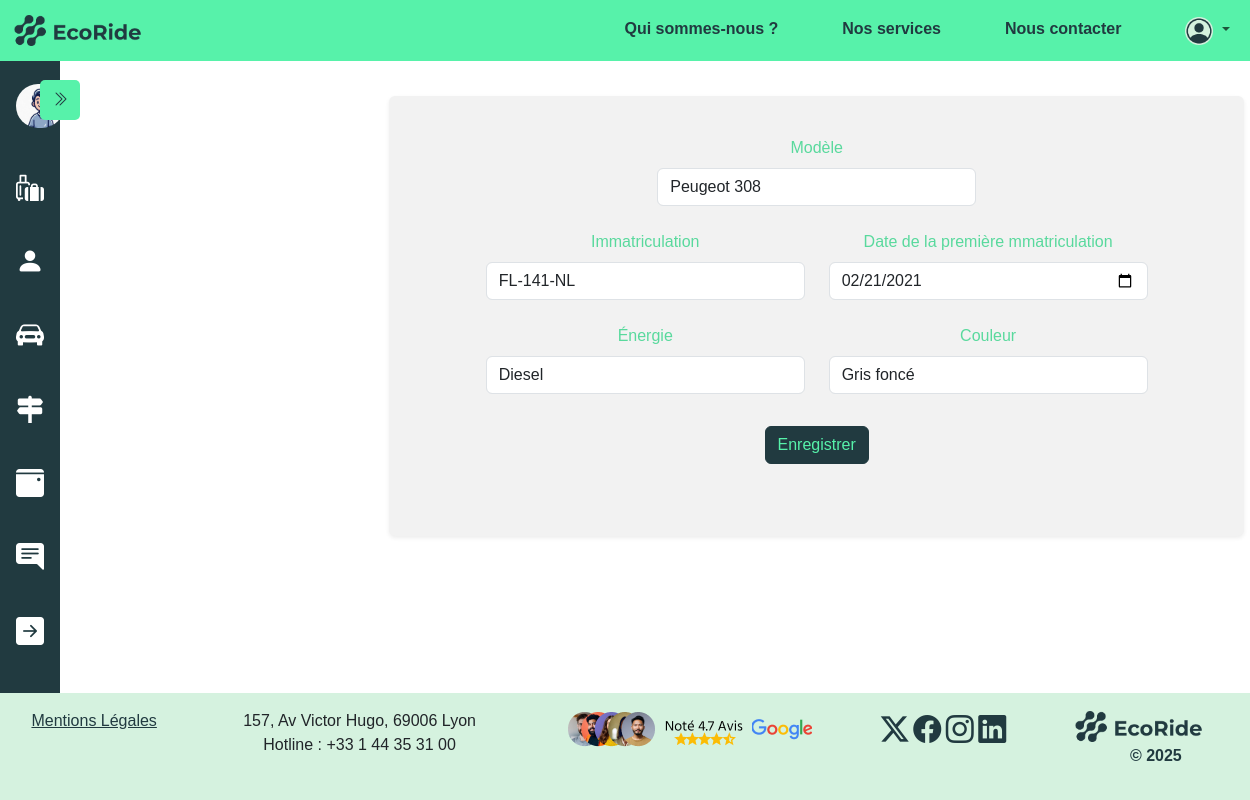
The page /index.php?page=editVoitures&id=1 (signed in) on the database its author committed.
### tables this page shows
CREATE TABLE `voiture` (
  `voiture_id` int(11) NOT NULL,
  `utilisateur_id` int(11) NOT NULL,
  `modele` varchar(100) NOT NULL,
  `immatriculation` varchar(20) NOT NULL,
  `energie` varchar(50) NOT NULL,
  `couleur` varchar(50) NOT NULL,
  `date_immatriculation` date NOT NULL
);

### backend/controllers/voitureController.php (called while the page is built, shortened)
<?php
require_once __DIR__ . '/../database/db.php';
require_once __DIR__ .'/../models/voitureModel.php';
$voitureModel = new Voiture($conn);
if (isset($_GET['id'])) {
    $voiture_id = $_GET['id'];
    $voiture = $voitureModel->getVoitureById($voiture_id);
}
?>

### backend/models/voitureModel.php (called while the page is built, shortened)
<?php
class Voiture {
    private $conn;
    public function __construct($db) {
        $this->conn = $db;
    }
    public function getVoitureById($voiture_id) {
        $sql = "SELECT * FROM voiture WHERE voiture_id = ?";
        $stmt = $this->conn->prepare($sql);
        $stmt->bind_param("i", $voiture_id);
        $stmt->execute();
        $result = $stmt->get_result();
        return $result->fetch_assoc();
    }
}
?>

### views/editVoitures.php (the view, shortened to what this page needs)
<?php
require_once '/home/ecoriders/backend/database/db.php';
require_once '/home/ecoriders/backend/models/voitureModel.php';
require_once '/home/ecoriders/backend/controllers/voitureController.php';
?>
<div class="container d-flex flex-column offset-md-1 mt-5">
    <div class="row justify-content-center mb-4">
        <div class="col-md-9 offset-md-2 mt-5 mb-5 offset-md-3 shadow-sm rounded" style="background-color: #F2F2F2;">
            <form id="form-voiture" class="mb-5 mt-3 p-3 text-center rounded" action="index.php?page=editVoitures&id=<?= $voiture['voiture_id'];?>" method="POST">
                <div class="row mb-2 justify-content-center">
                    <div class="col-md-5 py-2 text-center align-self-end">
                        <label for="model" class="form-label text-secondary">Modèle</label>
                        <input type="text" class="form-control" name="modele" id="modele" placeholder="Modèle*" value="<?= $voiture['modele']; ?>" required>
                    </div>
                </div>
                <div class="row mb-2 justify-content-center">
                    <div class="col-md-5 py-2">
                        <label for="immatriculation" class="form-label text-secondary">Immatriculation</label>
                        <input type="text" class="form-control" name="immatriculation" id="immatriculation" placeholder="Immatriculation*" value="<?= $voiture['immatriculation']; ?>" required>
                    </div>
                    <div class="col-md-5 py-2">
                        <label for="date_immatriculation" class="form-label text-secondary">Date de la première mmatriculation</label>
                        <input type="date" class="form-control" name="date_immatriculation" id="immatriculationDate" placeholder="Date première immatriculation*" value="<?= $voiture['date_immatriculation']; ?>" required>
                    </div>
                </div>
                <div class="row mb-2 justify-content-center">
                    <div class="col-md-5 py-2">
                        <label for="energie" class="form-label text-secondary">Énergie</label>
                        <input type="text" class="form-control" name="energie" id="energie" placeholder="Énergie*" value="<?= $voiture['energie']; ?>" required>
                    </div>
                    <div class="col-md-5 py-2">
                        <label for="couleur" class="form-label text-secondary">Couleur</label>
                        <input type="text" class="form-control" name="couleur" id="couleur" placeholder="Couleur*" value="<?= $voiture['couleur']; ?>" required>
                    </div>
                </div>
                <div class="row mb-2 justify-content-center">
                    <div class="col-md-5 d-flex justify-content-center">
                        <button type="submit" class="btn btn-dark mt-3 " name="miseAJourVoiture" style="color: #57F2AA;">Enregistrer</button>
                    </div>
                </div>
            </form>
        </div>
    </div>
</div>

### rows shown on the page
voiture: modele "Peugeot 308", immatriculation "FL-141-NL", date_immatriculation "02/21/2021", energie "Diesel", couleur "Gris foncé"
